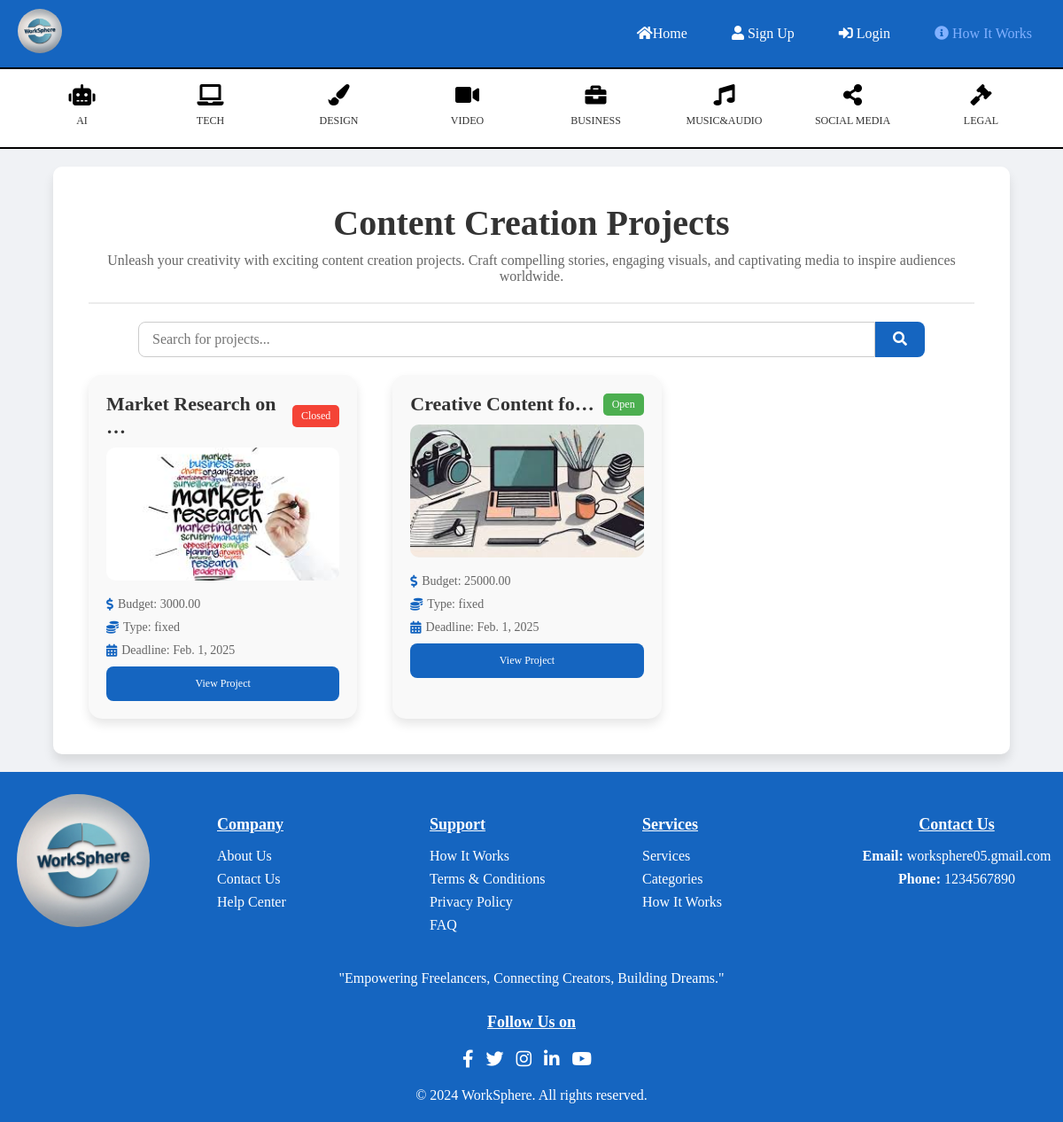
The app's page /categories/content_creation/, older data.
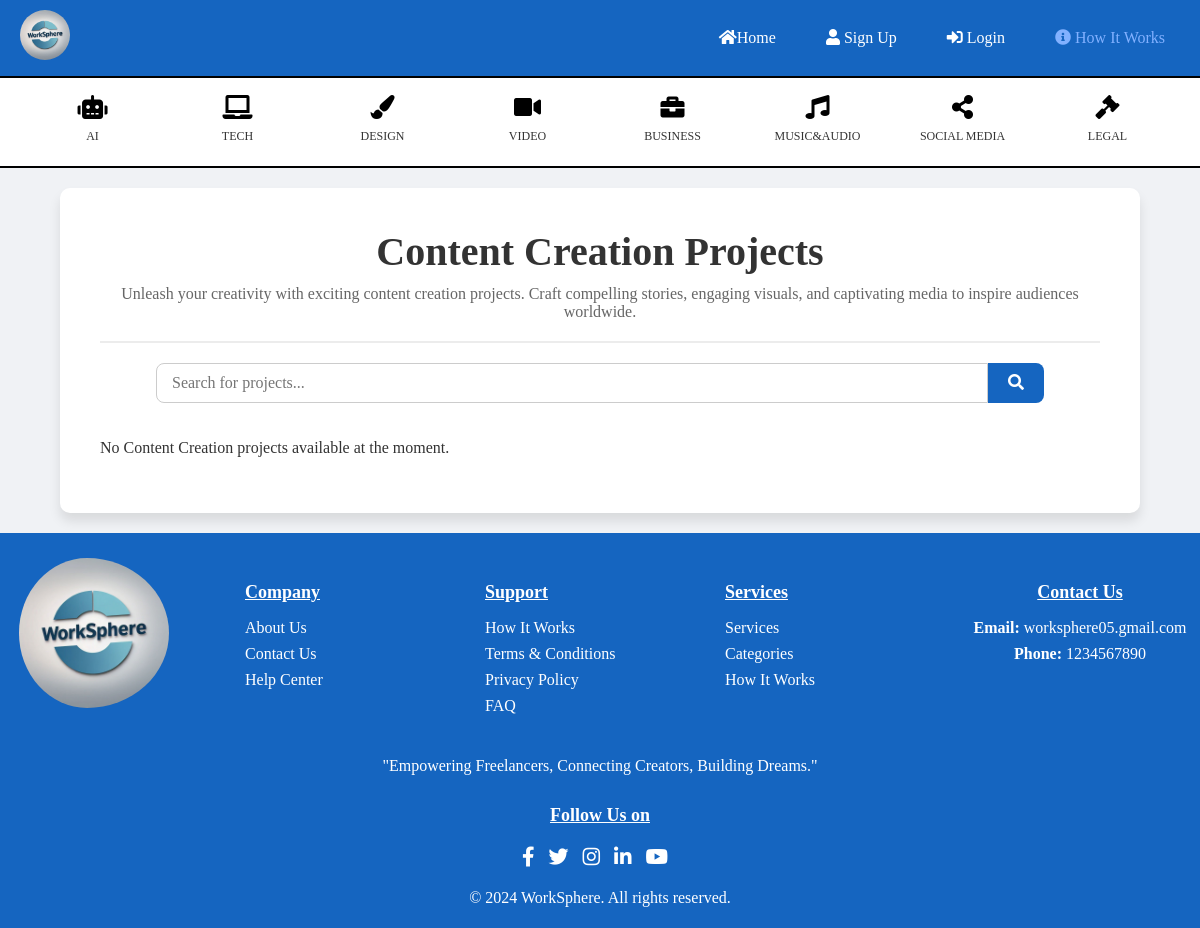
The same page, newer data.
### client/models.py (models this page shows, shortened)
class ClientPostProject(models.Model):
    EXPERIENCE_LEVEL_CHOICES = [
        ('entry', 'Entry Level'),
        ('intermediate', 'Intermediate Level'),
        ('expert', 'Expert Level'),
    ]
    BUDGET_TYPE_CHOICES = [
        ('fixed', 'Fixed Price'),
        ('hourly', 'Hourly'),
    ]
    CATEGORY_CHOICES = [
        ('ai_developement', 'AI Development'),
        ('animation', 'Animation'),
        ('business_strategy', 'Business Strategy'),
        ('content_creation', 'Content Creation'),
        ('contract_drafting', 'Contract Drafting'),
        ('graphic_design', 'Graphic Design'),
        ('legal_consulting', 'Legal Consulting'),
        ('logo_design', 'Logo Design'),
        ('machine_learning', 'Machine Learning'),
        ('market_research', 'Market Research'),
        ('social_media_marketing', 'Social Media Marketing'),
        ('software_development', 'Software Development'),
        ('video_editing', 'Video Editing'),
        ('web_development', 'Web Development'),
        ('music_composition', 'Music Composition'),
        ('lyric_writting', 'Lyric Writing'),
    ]
    client = models.ForeignKey(ClientRegisterLogin, on_delete=models.CASCADE, related_name='projects', null=True)
    title = models.CharField(max_length=255, help_text="Title of the project")
    description = models.TextField(help_text="Detailed description of the project")
    category = models.CharField(max_length=50, choices=CATEGORY_CHOICES, help_text="Project category")
    budget = models.DecimalField(max_digits=20, decimal_places=2, help_text="Project budget (fixed or hourly)")
    budget_type = models.CharField(max_length=10, choices=BUDGET_TYPE_CHOICES, help_text="Budget type")
    deadline = models.DateField(help_text="Deadline for project completion")
    skills_required = models.CharField(max_length=255, help_text="Skills required for the project")
    attachments = models.FileField(upload_to="project_attachments/", blank=True, null=True, help_text="Project-related files")
    photo = models.ImageField(upload_to="project_photos/", blank=True, null=True, help_text="Project-related photo")
    experience_level = models.CharField(max_length=15, choices=EXPERIENCE_LEVEL_CHOICES, help_text="Required experience level for freelancers")
    created_at = models.DateTimeField(auto_now_add=True, help_text="Time when the project was posted")
    status = models.CharField(max_length=10, null=True)

### categories/views.py (the view)
# urls.py: path('content_creation/', views.content_creation, name='content_creation'),
def content_creation(request):
    query = request.GET.get('q', '')  # Get search query from the GET request
    machine = ClientPostProject.objects.filter(category='content_creation')  # Filter only Machine Learning projects
    if query:
        machine = machine.filter(title__icontains=query)  # Apply search filter on project titles
    context ={
        'machine': machine,
        'query': query
    }
    return render(request, 'content_creation.html', context)

### categories/templates/content_creation.html (shortened to what this page needs)
{% extends 'header_footer.html' %}
{% block content %}
<!DOCTYPE html>
<html lang="en">
<head>
  <link rel="stylesheet" href="https://cdnjs.cloudflare.com/ajax/libs/font-awesome/5.15.4/css/all.min.css">
</head>
<body>
  <div class="projects-container">
    <div class="projects-header">
      <h2>Content Creation Projects</h2>
      <p>Unleash your creativity with exciting content creation projects. Craft compelling stories, engaging visuals, and captivating media to inspire audiences worldwide.</p>
    </div>
    <form method="GET" action="">
      <div class="search-bar">
          <input type="text" name="q" placeholder="Search for projects..." value="{{ query }}">
          <button type="submit"><i class="fas fa-search"></i></button>
      </div>
    </form>
    <ul class="project-list">
      {% for content in machine %}
      <li class="project-card">
        <div class="project-header">
          <h3>{{ content.title | truncatechars:20 }}</h3>
          {% if content.status == "open" %}
          <span class="status-open">Open</span>
          {% else %}
          <span class="status-closed">Closed</span>
          {% endif %}
        </div>
        <img src="/media/{{content.photo}}" alt="Project Image">
        <div class="project-footer">
          <span><i class="fas fa-dollar-sign"></i> Budget: {{ content.budget }}</span>
          <span><i class="fas fa-coins"></i> Type: {{ content.budget_type }}</span>
          <span><i class="fas fa-calendar-alt"></i> Deadline: {{ content.deadline }}</span>
        </div>
        <a href="{% url 'project_view' content.id %}" class="view-details">View Project</a>
      </li>
      {% empty %}
      <p>No Content Creation projects available at the moment.</p>
      {% endfor %}
    </ul>
  </div>
</body>
</html>
{% endblock %}

Row changes from the older to the newer data that the page shows:
removed ClientPostProject: title "Market Research on …", status "Closed", photo (picture), budget "3000.00", budget_type "fixed", deadline "Feb. 1, 2025"
removed ClientPostProject: title "Creative Content fo…", status "Open", photo (picture), budget "25000.00", budget_type "fixed", deadline "Feb. 1, 2025"
Text that changed along with them:
text now shown: "No Content Creation projects available at the moment."
